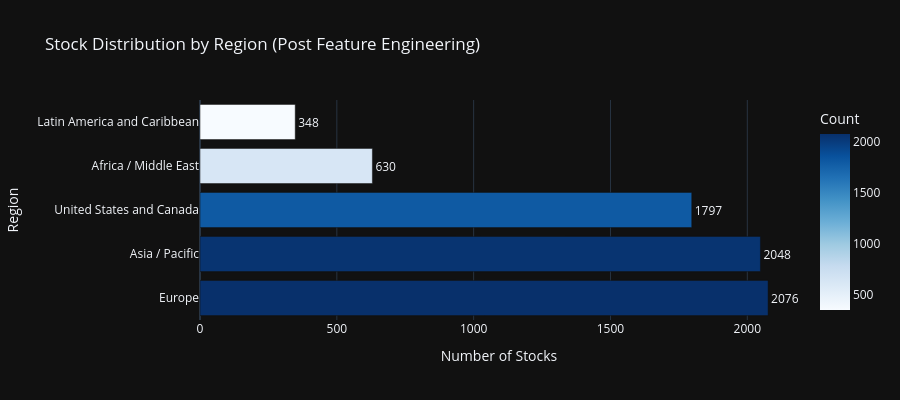
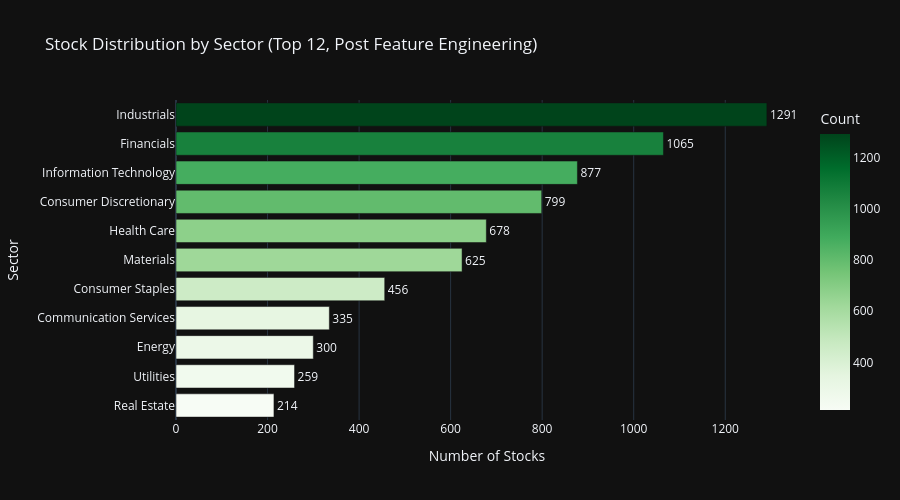
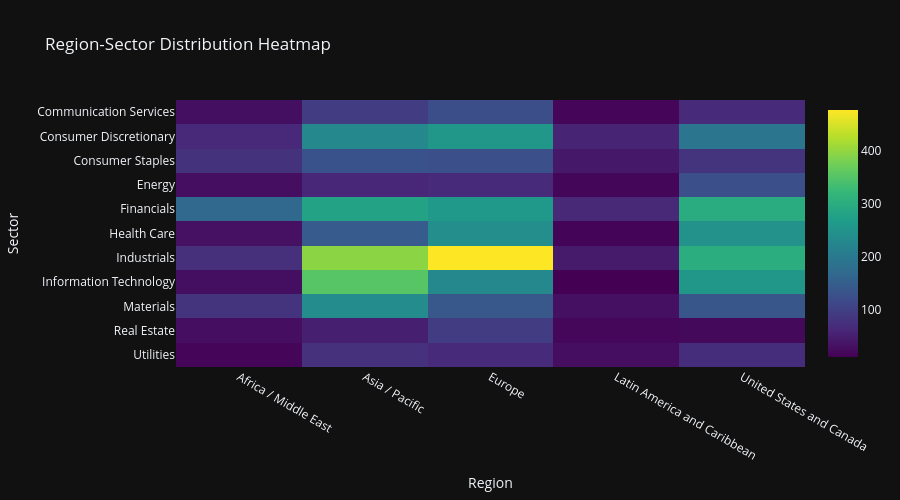

The cell these charts' notebook holds for them, in order:
### Markdown cell above
## Cell 6: Region & Sector Analytics with Feature Coverage

Section 17 compliant Plotly visualizations with dark theme.
Enhanced with Phase 9.3 feature analytics by region and sector.

### Code cell
# ============================================================================
# Cell 6: Region & Sector Analytics with Feature Coverage
# ============================================================================

print('=' * 80)
print('REGION & SECTOR ANALYTICS WITH FEATURE COVERAGE')
print('=' * 80)

# Use all_stocks_features (post feature engineering) for analytics
df_analytics = all_stocks_features

# Region distribution
if 'region' in df_analytics.columns:
    region_counts = df_analytics['region'].value_counts().reset_index()
    region_counts.columns = ['Region', 'Count']
    region_counts['Percentage'] = (region_counts['Count'] / region_counts['Count'].sum() * 100).round(1)

    fig_region = px.bar(
        region_counts,
        x='Count',
        y='Region',
        orientation='h',
        title='Stock Distribution by Region (Post Feature Engineering)',
        template=PLOTLY_TEMPLATE,
        color='Count',
        color_continuous_scale='Blues',
        text='Count',
    )
    fig_region.update_traces(
        textposition='outside',
        hovertemplate='<b>%{y}</b><br>Count: %{x}<br>Percentage: %{customdata[0]:.1f}%',
        customdata=region_counts[['Percentage']].values
    )
    fig_region.update_layout(
        xaxis_title='Number of Stocks',
        yaxis_title='Region',
        height=400,
        showlegend=False,
    )
    fig_region.show()

# Sector distribution (using TOP_N_SECTORS constant)
if 'sector' in df_analytics.columns:
    sector_counts = df_analytics['sector'].value_counts().head(TOP_N_SECTORS).reset_index()
    sector_counts.columns = ['Sector', 'Count']
    sector_counts['Percentage'] = (sector_counts['Count'] / len(df_analytics) * 100).round(1)

    fig_sector = px.bar(
        sector_counts.sort_values('Count'),
        x='Count',
        y='Sector',
        orientation='h',
        title=f'Stock Distribution by Sector (Top {TOP_N_SECTORS}, Post Feature Engineering)',
        template=PLOTLY_TEMPLATE,
        color='Count',
        color_continuous_scale='Greens',
        text='Count',
    )
    fig_sector.update_traces(
        textposition='outside',
        hovertemplate='<b>%{y}</b><br>Count: %{x}<br>Percentage: %{customdata[0]:.1f}%',
        customdata=sector_counts.sort_values('Count')[['Percentage']].values
    )
    fig_sector.update_layout(
        xaxis_title='Number of Stocks',
        yaxis_title='Sector',
        height=500,
        showlegend=False,
    )
    fig_sector.show()

# Region-Sector Heatmap
if 'region' in df_analytics.columns and 'sector' in df_analytics.columns:
    cross_tab = pd.crosstab(
        df_analytics['sector'],
        df_analytics['region']
    ).head(TOP_N_SECTORS)

    fig_heatmap = px.imshow(
        cross_tab,
        title='Region-Sector Distribution Heatmap',
        template=PLOTLY_TEMPLATE,
        color_continuous_scale='Viridis',
        aspect='auto',
    )
    fig_heatmap.update_layout(
        xaxis_title='Region',
        yaxis_title='Sector',
        height=500,
    )
    fig_heatmap.show()

print('\n✓ Distribution visualizations complete')

# ============================================================================
# Feature Coverage Analytics by Region and Sector
# ============================================================================
print('\n' + '=' * 80)
print('📊 PHASE 9.3 FEATURE ANALYTICS BY REGION & SECTOR')
print('=' * 80)

# 1. INTEGRATE ALL PHASE 9.3 FEATURES DYNAMICALLY
# Instead of hard-coded categories, we use the entire registry from phase93_categories.py
key_phase93_features = PHASE93_FEATURE_CATEGORIES.copy()

# 2. UPDATE FEATURE MAPPING
# Synchronized with Phase 9.3 generator outputs from advanced.py
feature_mapping = {
    'return_on_equity_pct_ltm': 'roe',
    'return_on_assets_roa_pct_ltm': 'roa',
    'p_e_ltm': 'p_e_ratio',
    'p_e_ntm': 'p_e_ratio',
    'ev_ebitda_ltm': 'ev_ebitda_ratio',
    'altman_z_score_ltm': 'altman_z_score',
    'price_chg_pct_1m': 'price_momentum_1m',
    'price_chg_pct_3m': 'price_momentum_3m',
    'dividend_payout_ratio': 'payout_ratio',
    'eps_surprise_pct': 'eps_surprise_pct',  # New in Phase 9.3
}

# 3. BUILD AVAILABLE FEATURE LIST
# Filter for features actually present in the DataFrame after ETL
available_phase93 = list(set([
                                 f for f in key_phase93_features if f in df_analytics.columns
                             ] + [
                                 feature_mapping.get(f, f) for f in key_phase93_features
                                 if feature_mapping.get(f, f) in df_analytics.columns
                             ]))

# Limit to top 15 features for visualization clarity, prioritized by completeness
coverage_ranks = df_analytics[available_phase93].notna().mean().sort_values(ascending=False)
top_viz_features = coverage_ranks.head(15).index.tolist()

if top_viz_features and 'region' in df_analytics.columns:
    print(f'\n📍 Feature Coverage by Region ({len(top_viz_features)} prioritized features):')

    # Calculate non-null percentage per region for prioritized features
    region_coverage_data = []
    for region in df_analytics['region'].unique():
        region_df = df_analytics[df_analytics['region'] == region]
        region_count = len(region_df)

        for feat in top_viz_features:
            non_null = region_df[feat].notna().sum()
            coverage_pct = (non_null / region_count * 100) if region_count > 0 else 0
            region_coverage_data.append({
                'Region': region,
                'Feature': feat,
                'Coverage_Pct': coverage_pct
            })

    region_coverage_df = pd.DataFrame(region_coverage_data)
    region_pivot = region_coverage_df.pivot(index='Feature', columns='Region', values='Coverage_Pct')

    print(region_pivot.round(1).to_string())

    # Heatmap visualization
    fig_region_coverage = px.imshow(
        region_pivot,
        title='Phase 9.3 Priority Feature Coverage by Region (%)',
        template=PLOTLY_TEMPLATE,
        color_continuous_scale='RdYlGn',
        aspect='auto',
        labels={'color': 'Coverage %'},
    )
    fig_region_coverage.update_layout(
        xaxis_title='Region',
        yaxis_title='Feature',
        height=600,
    )
    fig_region_coverage.show()

if top_viz_features and 'sector' in df_analytics.columns:
    print(f'\n🏢 Feature Coverage by Sector (Top 10 sectors, {len(top_viz_features)} priority features):')

    # Get top 10 sectors by count
    top_sectors = df_analytics['sector'].value_counts().head(10).index.tolist()

    # Calculate non-null percentage per sector for prioritized features
    sector_coverage_data = []
    for sector in top_sectors:
        sector_df = df_analytics[df_analytics['sector'] == sector]
        sector_count = len(sector_df)

        for feat in top_viz_features:
            non_null = sector_df[feat].notna().sum()
            coverage_pct = (non_null / sector_count * 100) if sector_count > 0 else 0
            sector_coverage_data.append({
                'Sector': sector,
                'Feature': feat,
                'Coverage_Pct': coverage_pct
            })

    sector_coverage_df = pd.DataFrame(sector_coverage_data)
    sector_pivot = sector_coverage_df.pivot(index='Feature', columns='Sector', values='Coverage_Pct')

    print(sector_pivot.round(1).to_string())

    # Heatmap visualization
    fig_sector_coverage = px.imshow(
        sector_pivot,
        title='Phase 9.3 Priority Feature Coverage by Sector (%)',
        template=PLOTLY_TEMPLATE,
        color_continuous_scale='RdYlGn',
        aspect='auto',
        labels={'color': 'Coverage %'},
    )
    fig_sector_coverage.update_layout(
        xaxis_title='Sector',
        yaxis_title='Feature',
        height=600,
    )
    fig_sector_coverage.show()

# Feature statistics by region
if available_phase93 and 'region' in df_analytics.columns:
    print(f'\n📊 Key Feature Statistics by Region:')

    # 4. UPDATE STAT FEATURES
    # Include new Phase 9.3 benchmarks: Earnings Quality and Technical momentum
    stat_features = [
        'roe',
        'price_momentum_1m',
        'debt_to_equity',
        'earnings_quality_score',
        'ema_trend_consistency'
    ]
    stat_features = [f for f in stat_features if f in df_analytics.columns]

    if stat_features:
        region_stats = df_analytics.groupby('region')[stat_features].agg(['mean', 'median', 'std']).round(3)
        print(region_stats.to_string())

        # Box plot for ROE by region (if available)
        if 'roe' in df_analytics.columns:
            fig_roe_region = px.box(
                df_analytics[df_analytics['roe'].notna()],
                x='region',
                y='roe',
                title='Return on Equity (ROE) Distribution by Region',
                template=PLOTLY_TEMPLATE,
                color='region',
            )
            fig_roe_region.update_layout(
                xaxis_title='Region',
                yaxis_title='ROE',
                height=450,
                showlegend=False,
            )
            fig_roe_region.show()

print('\n✓ Feature analytics by region and sector complete')

### Figure 1 — Plotly figure (JSON) as saved in the notebook; plotly's stock layout.template omitted (floating-point values rounded to 4 significant figures)
{"data": [{"hovertemplate": "<b>%{y}</b><br>Count: %{x}<br>Percentage: %{customdata[0]:.1f}%", "legendgroup": "", "marker": {"color": [2076, 2048, 1797, 630, 348], "coloraxis": "coloraxis", "pattern": {"shape": ""}}, "name": "", "orientation": "h", "showlegend": false, "text": [2076.0, 2048.0, 1797.0, 630.0, 348.0], "textposition": "outside", "x": [2076, 2048, 1797, 630, 348], "xaxis": "x", "y": ["Europe", "Asia / Pacific", "United States and Canada", "Africa / Middle East", "Latin America and Caribbean"], "yaxis": "y", "type": "bar", "customdata": [[30.1], [29.7], [26.0], [9.1], [5.0]]}], "layout": {"xaxis": {"anchor": "y", "domain": [0.0, 1.0], "title": {"text": "Number of Stocks"}}, "yaxis": {"anchor": "x", "domain": [0.0, 1.0], "title": {"text": "Region"}}, "coloraxis": {"colorbar": {"title": {"text": "Count"}}, "colorscale": [[0.0, "rgb(247,251,255)"], [0.125, "rgb(222,235,247)"], [0.25, "rgb(198,219,239)"], [0.375, "rgb(158,202,225)"], [0.5, "rgb(107,174,214)"], [0.625, "rgb(66,146,198)"], [0.75, "rgb(33,113,181)"], [0.875, "rgb(8,81,156)"], [1.0, "rgb(8,48,107)"]]}, "legend": {"tracegroupgap": 0}, "title": {"text": "Stock Distribution by Region (Post Feature Engineering)"}, "barmode": "relative", "height": 400, "showlegend": false}}

### Figure 2 — Plotly figure (JSON) as saved in the notebook; plotly's stock layout.template omitted (floating-point values rounded to 4 significant figures)
{"data": [{"hovertemplate": "<b>%{y}</b><br>Count: %{x}<br>Percentage: %{customdata[0]:.1f}%", "legendgroup": "", "marker": {"color": [214, 259, 300, 335, 456, 625, 678, 799, 877, 1065, 1291], "coloraxis": "coloraxis", "pattern": {"shape": ""}}, "name": "", "orientation": "h", "showlegend": false, "text": [214.0, 259.0, 300.0, 335.0, 456.0, 625.0, 678.0, 799.0, 877.0, 1065.0, 1291.0], "textposition": "outside", "x": [214, 259, 300, 335, 456, 625, 678, 799, 877, 1065, 1291], "xaxis": "x", "y": ["Real Estate", "Utilities", "Energy", "Communication Services", "Consumer Staples", "Materials", "Health Care", "Consumer Discretionary", "Information Technology", "Financials", "Industrials"], "yaxis": "y", "type": "bar", "customdata": [[3.1], [3.8], [4.3], [4.9], [6.6], [9.1], [9.8], [11.6], [12.7], [15.4], [18.7]]}], "layout": {"xaxis": {"anchor": "y", "domain": [0.0, 1.0], "title": {"text": "Number of Stocks"}}, "yaxis": {"anchor": "x", "domain": [0.0, 1.0], "title": {"text": "Sector"}}, "coloraxis": {"colorbar": {"title": {"text": "Count"}}, "colorscale": [[0.0, "rgb(247,252,245)"], [0.125, "rgb(229,245,224)"], [0.25, "rgb(199,233,192)"], [0.375, "rgb(161,217,155)"], [0.5, "rgb(116,196,118)"], [0.625, "rgb(65,171,93)"], [0.75, "rgb(35,139,69)"], [0.875, "rgb(0,109,44)"], [1.0, "rgb(0,68,27)"]]}, "legend": {"tracegroupgap": 0}, "title": {"text": "Stock Distribution by Sector (Top 12, Post Feature Engineering)"}, "barmode": "relative", "height": 500, "showlegend": false}}

### Figure 3 — Plotly figure (JSON) as saved in the notebook; plotly's stock layout.template omitted (floating-point values rounded to 4 significant figures)
{"data": [{"coloraxis": "coloraxis", "name": "0", "x": ["Africa / Middle East", "Asia / Pacific", "Europe", "Latin America and Caribbean", "United States and Canada"], "y": ["Communication Services", "Consumer Discretionary", "Consumer Staples", "Energy", "Financials", "Health Care", "Industrials", "Information Technology", "Materials", "Real Estate", "Utilities"], "z": [[30, 96, 123, 18, 68], [63, 229, 256, 58, 193], [78, 130, 125, 42, 81], [28, 62, 68, 17, 125], [166, 278, 260, 64, 297], [32, 144, 240, 15, 247], [75, 394, 476, 45, 301], [30, 352, 228, 11, 256], [82, 236, 140, 31, 136], [28, 51, 94, 19, 22], [18, 76, 66, 28, 71]], "type": "heatmap", "xaxis": "x", "yaxis": "y", "hovertemplate": "region: %{x}<br>sector: %{y}<br>color: %{z}<extra></extra>"}], "layout": {"xaxis": {"anchor": "y", "domain": [0.0, 1.0], "title": {"text": "Region"}}, "yaxis": {"anchor": "x", "domain": [0.0, 1.0], "autorange": "reversed", "title": {"text": "Sector"}}, "coloraxis": {"colorscale": [[0.0, "#440154"], [0.1111, "#482878"], [0.2222, "#3e4989"], [0.3333, "#31688e"], [0.4444, "#26828e"], [0.5556, "#1f9e89"], [0.6667, "#35b779"], [0.7778, "#6ece58"], [0.8889, "#b5de2b"], [1.0, "#fde725"]]}, "title": {"text": "Region-Sector Distribution Heatmap"}, "height": 500}}
